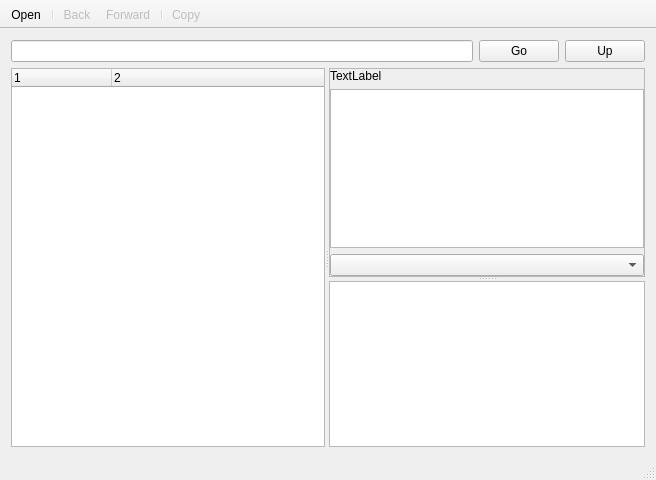
<?xml version="1.0" encoding="UTF-8"?>
<ui version="4.0">
 <class>MainWindow</class>
 <widget class="QMainWindow" name="MainWindow">
  <property name="geometry">
   <rect>
    <x>0</x>
    <y>0</y>
    <width>656</width>
    <height>480</height>
   </rect>
  </property>
  <property name="windowTitle">
   <string notr="true">HDF5 PAD</string>
  </property>
  <property name="windowIcon">
   <iconset resource="hdf5pad.qrc">
    <normaloff>:/icons/app</normaloff>:/icons/app</iconset>
  </property>
  <widget class="QWidget" name="centralWidget">
   <layout class="QVBoxLayout" name="verticalLayout_2">
    <item>
     <layout class="QGridLayout" name="gridLayout">
      <property name="sizeConstraint">
       <enum>QLayout::SetDefaultConstraint</enum>
      </property>
      <item row="0" column="0">
       <widget class="QLineEdit" name="edtPath"/>
      </item>
      <item row="0" column="1">
       <widget class="QPushButton" name="btnGo">
        <property name="text">
         <string>Go</string>
        </property>
        <property name="icon">
         <iconset resource="hdf5pad.qrc">
          <normaloff>:/icons/res/go.svg</normaloff>:/icons/res/go.svg</iconset>
        </property>
       </widget>
      </item>
      <item row="0" column="2">
       <widget class="QPushButton" name="btnUp">
        <property name="text">
         <string>Up</string>
        </property>
        <property name="icon">
         <iconset resource="hdf5pad.qrc">
          <normaloff>:/icons/res/up.svg</normaloff>:/icons/res/up.svg</iconset>
        </property>
       </widget>
      </item>
     </layout>
    </item>
    <item>
     <widget class="QSplitter" name="splitter_2">
      <property name="orientation">
       <enum>Qt::Horizontal</enum>
      </property>
      <widget class="QTreeWidget" name="tree">
       <property name="columnCount">
        <number>2</number>
       </property>
       <column>
        <property name="text">
         <string notr="true">1</string>
        </property>
       </column>
       <column>
        <property name="text">
         <string notr="true">2</string>
        </property>
       </column>
      </widget>
      <widget class="QSplitter" name="splitter">
       <property name="orientation">
        <enum>Qt::Vertical</enum>
       </property>
       <widget class="QFrame" name="frame">
        <property name="frameShape">
         <enum>QFrame::StyledPanel</enum>
        </property>
        <property name="frameShadow">
         <enum>QFrame::Raised</enum>
        </property>
        <layout class="QVBoxLayout" name="verticalLayout">
         <property name="leftMargin">
          <number>0</number>
         </property>
         <property name="topMargin">
          <number>0</number>
         </property>
         <property name="rightMargin">
          <number>0</number>
         </property>
         <property name="bottomMargin">
          <number>0</number>
         </property>
         <item>
          <widget class="QLabel" name="labelData">
           <property name="text">
            <string>TextLabel</string>
           </property>
          </widget>
         </item>
         <item>
          <widget class="QTableWidget" name="tableData"/>
         </item>
         <item>
          <widget class="QComboBox" name="cbxDataPages"/>
         </item>
        </layout>
       </widget>
       <widget class="QTableWidget" name="tableAttr">
        <property name="sizePolicy">
         <sizepolicy hsizetype="Expanding" vsizetype="Expanding">
          <horstretch>0</horstretch>
          <verstretch>0</verstretch>
         </sizepolicy>
        </property>
       </widget>
      </widget>
     </widget>
    </item>
   </layout>
  </widget>
  <widget class="QToolBar" name="mainToolBar">
   <property name="movable">
    <bool>false</bool>
   </property>
   <property name="floatable">
    <bool>false</bool>
   </property>
   <attribute name="toolBarArea">
    <enum>TopToolBarArea</enum>
   </attribute>
   <attribute name="toolBarBreak">
    <bool>false</bool>
   </attribute>
   <addaction name="actionOpen"/>
   <addaction name="separator"/>
   <addaction name="actionBack"/>
   <addaction name="actionForward"/>
   <addaction name="separator"/>
   <addaction name="actionCopy"/>
  </widget>
  <widget class="QStatusBar" name="statusBar"/>
  <action name="actionOpen">
   <property name="icon">
    <iconset resource="hdf5pad.qrc">
     <normaloff>:/icons/res/open.svg</normaloff>
     <normalon>:/icons/res/open.png</normalon>:/icons/res/open.svg</iconset>
   </property>
   <property name="text">
    <string>Open</string>
   </property>
   <property name="shortcut">
    <string>Ctrl+O</string>
   </property>
  </action>
  <action name="action">
   <property name="text">
    <string>-</string>
   </property>
  </action>
  <action name="actionClose">
   <property name="text">
    <string>Close</string>
   </property>
  </action>
  <action name="actionBack">
   <property name="enabled">
    <bool>false</bool>
   </property>
   <property name="icon">
    <iconset resource="hdf5pad.qrc">
     <normaloff>:/icons/res/left-arrow.svg</normaloff>:/icons/res/left-arrow.svg</iconset>
   </property>
   <property name="text">
    <string>Back</string>
   </property>
  </action>
  <action name="actionForward">
   <property name="enabled">
    <bool>false</bool>
   </property>
   <property name="icon">
    <iconset resource="hdf5pad.qrc">
     <normaloff>:/icons/res/right-arrow.svg</normaloff>:/icons/res/right-arrow.svg</iconset>
   </property>
   <property name="text">
    <string>Forward</string>
   </property>
  </action>
  <action name="actionCopy">
   <property name="enabled">
    <bool>false</bool>
   </property>
   <property name="icon">
    <iconset resource="hdf5pad.qrc">
     <normaloff>:/icons/res/copy.svg</normaloff>:/icons/res/copy.svg</iconset>
   </property>
   <property name="text">
    <string>Copy</string>
   </property>
  </action>
 </widget>
 <layoutdefault spacing="6" margin="11"/>
 <tabstops>
  <tabstop>edtPath</tabstop>
  <tabstop>btnGo</tabstop>
  <tabstop>tree</tabstop>
 </tabstops>
 <resources>
  <include location="hdf5pad.qrc"/>
 </resources>
 <connections>
  <connection>
   <sender>edtPath</sender>
   <signal>returnPressed()</signal>
   <receiver>btnGo</receiver>
   <slot>click()</slot>
   <hints>
    <hint type="sourcelabel">
     <x>246</x>
     <y>55</y>
    </hint>
    <hint type="destinationlabel">
     <x>527</x>
     <y>55</y>
    </hint>
   </hints>
  </connection>
 </connections>
</ui>
